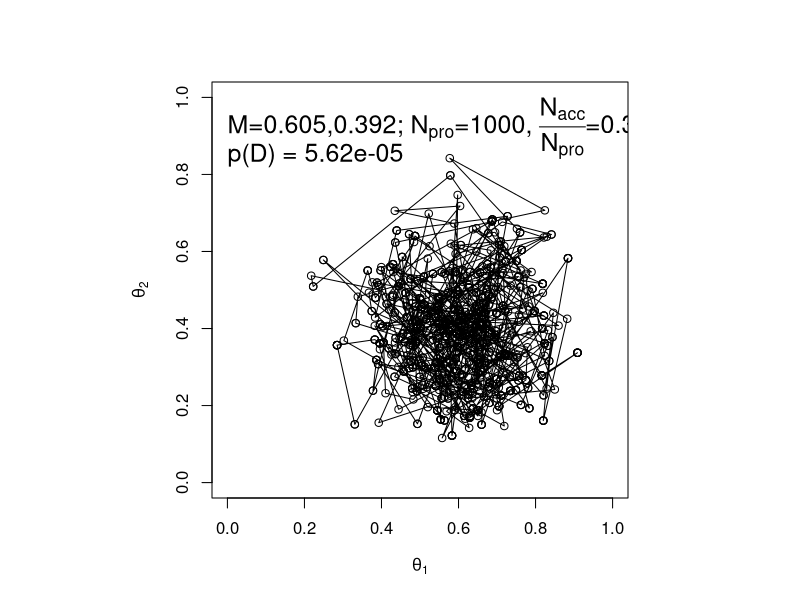
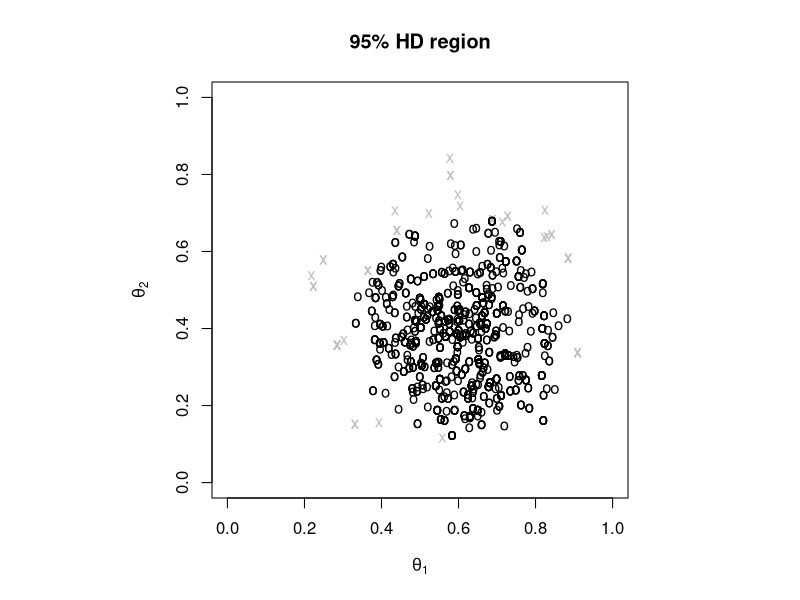

Generate these figures, in order, with R:
# Use this program as a template for experimenting with the Metropolis
# algorithm applied to two parameters called theta1,theta2 defined on the 
# domain [0,1]x[0,1].

# Load the MASS package, which defines the mvrnorm function.
# If this "library" command balks, you must intall the MASS package:
#install.packages("MASS")
library(MASS)

# Define the likelihood function.
# The input argument is a vector: theta = c( theta1 , theta2 )
likelihood = function( theta ) {
	# Data are constants, specified here:
	z1 = 5 ; N1 = 7 ; z2 = 2 ; N2 = 7
	likelihood = ( theta[1]^z1 * (1-theta[1])^(N1-z1)
                 * theta[2]^z2 * (1-theta[2])^(N2-z2) )
	return( likelihood )
}

# Define the prior density function.
# The input argument is a vector: theta = c( theta1 , theta2 )
prior = function( theta ) {
	# Here's a beta-beta prior:
	a1 = 3 ; b1 = 3 ; a2 = 3 ; b2 = 3
	prior = dbeta( theta[1] , a1 , b1) * dbeta( theta[2] , a2 , b2) 
	return( prior )
}

# Define the relative probability of the target distribution, as a function 
# of theta.  The input argument is a vector: theta = c( theta1 , theta2 ). 
# For our purposes, the value returned is the UNnormalized posterior prob.
targetRelProb = function( theta ) {
	if ( all( theta >= 0.0 ) & all( theta <= 1.0 ) ) {
		targetRelProbVal =  likelihood( theta ) * prior( theta )
	} else {
		# This part is important so that the Metropolis algorithm
		# never accepts a jump to an invalid parameter value.
		targetRelProbVal = 0.0
	}
	return( targetRelProbVal )
}

# Specify the length of the trajectory, i.e., the number of jumps to try.
trajLength = ceiling( 1000 / .9 ) # arbitrary large number
# Initialize the vector that will store the results.
trajectory = matrix( 0 , nrow=trajLength , ncol=2 )
# Specify where to start the trajectory
trajectory[1,] = c( 0.50 , 0.50 ) # arbitrary start values of the two param's
# Specify the burn-in period.
burnIn = ceiling( .1 * trajLength ) # arbitrary number
# Initialize accepted, rejected counters, just to monitor performance.
nAccepted = 0
nRejected = 0
# Specify the seed, so the trajectory can be reproduced.
set.seed(47405)
# Specify the covariance matrix for multivariate normal proposal distribution.
nDim = 2 ; sd1 = 0.2 ; sd2 = 0.2
covarMat = matrix( c( sd1^2 , 0.00 , 0.00 , sd2^2 ) , nrow=nDim , ncol=nDim )

# Now generate the random walk. stepIdx is the step in the walk.
for ( stepIdx in 1:(trajLength-1) ) {
	currentPosition = trajectory[stepIdx,]
	# Use the proposal distribution to generate a proposed jump.
	# The shape and variance of the proposal distribution can be changed
	# to whatever you think is appropriate for the target distribution.
	proposedJump = mvrnorm( n=1 , mu=rep(0,nDim), Sigma=covarMat )
	# Compute the probability of accepting the proposed jump.
	probAccept = min( 1,
		targetRelProb( currentPosition + proposedJump )
		/ targetRelProb( currentPosition ) )
	# Generate a random uniform value from the interval [0,1] to
	# decide whether or not to accept the proposed jump.
	if ( runif(1) < probAccept ) {
		# accept the proposed jump
		trajectory[ stepIdx+1 , ] = currentPosition + proposedJump
		# increment the accepted counter, just to monitor performance
		if ( stepIdx > burnIn ) { nAccepted = nAccepted + 1 }
	} else {
		# reject the proposed jump, stay at current position
		trajectory[ stepIdx+1 , ] = currentPosition
		# increment the rejected counter, just to monitor performance
		if ( stepIdx > burnIn ) { nRejected = nRejected + 1 }
	}
}

# End of Metropolis algorithm.

#-----------------------------------------------------------------------
# Begin making inferences by using the sample generated by the
# Metropolis algorithm.

# Extract just the post-burnIn portion of the trajectory.
acceptedTraj = trajectory[ (burnIn+1) : dim(trajectory)[1] , ]

# Compute the mean of the accepted points.
meanTraj =  apply( acceptedTraj , 2 , mean )
# Compute the standard deviations of the accepted points.
sdTraj = apply( acceptedTraj , 2 , sd )

# Display the sampled points
par( pty="s" ) # makes plots in square axes.
plot( acceptedTraj , type = "o" , xlim = c(0,1) , xlab = bquote(theta[1]) ,
      ylim = c(0,1) , ylab = bquote(theta[2]) )
# Display means and rejected/accepted ratio in plot.
if ( meanTraj[1] > .5 ) { xpos = 0.0 ; xadj = 0.0
} else { xpos = 1.0 ; xadj = 1.0 }
if ( meanTraj[2] > .5 ) { ypos = 0.0 ; yadj = 0.0
} else { ypos = 1.0 ; yadj = 1.0 }
text( xpos , ypos ,	bquote(
	"M=" * .(signif(meanTraj[1],3)) * "," * .(signif(meanTraj[2],3))
	* "; " * N[pro] * "=" * .(dim(acceptedTraj)[1])
	* ", " * frac(N[acc],N[pro]) * "=" 
	* .(signif(nAccepted/dim(acceptedTraj)[1],3))
	) , adj=c(xadj,yadj) , cex=1.5  )


# Evidence for model, p(D).
# Compute a,b parameters for beta distribution that has the same mean
# and stdev as the sample from the posterior. This is a useful choice
# when the likelihood function is binomial.
a =   meanTraj * ( (meanTraj*(1-meanTraj)/sdTraj^2) - rep(1,nDim) )
b = (1-meanTraj) * ( (meanTraj*(1-meanTraj)/sdTraj^2) - rep(1,nDim) )
# For every theta value in the posterior sample, compute 
# dbeta(theta,a,b) / likelihood(theta)*prior(theta)
# This computation assumes that likelihood and prior are properly normalized,
# i.e., not just relative probabilities. 
wtd_evid = rep( 0 , dim(acceptedTraj)[1] )
for ( idx in 1 : dim(acceptedTraj)[1] ) {
	wtd_evid[idx] = ( dbeta( acceptedTraj[idx,1],a[1],b[1] )
		* dbeta( acceptedTraj[idx,2],a[2],b[2] ) /
		( likelihood(acceptedTraj[idx,]) * prior(acceptedTraj[idx,]) ) )
}
pdata = 1 / mean( wtd_evid )
# Display p(D) in the graph
text( xpos , ypos+(.12*(-1)^(ypos)) , bquote( "p(D) = " * .(signif(pdata,3)) ) ,
	  adj=c(xadj,yadj) , cex=1.5 )

## Change next line if you want to save the graph.
want_saved_graph = F # TRUE or FALSE
if ( want_saved_graph ) { dev.copy2eps(file="BernTwoMetropolis.eps") }

# Estimate highest density region by evaluating posterior at each point.
npts = dim( acceptedTraj )[1] ; postProb = rep( 0 , npts )
for ( ptIdx in 1:npts ) {
    postProb[ptIdx] = targetRelProb( acceptedTraj[ptIdx,] )
}
# Determine the level at which credmass points are above:
credmass = 0.95
waterline = quantile( postProb , probs=c(1-credmass) )
# Display highest density region in new graph
windows()
par( pty="s" ) # makes plots in square axes.
plot( acceptedTraj[ postProb < waterline , ] , type="p" , pch="x" , col="grey" ,
      xlim = c(0,1) , xlab = bquote(theta[1]) ,
      ylim = c(0,1) , ylab = bquote(theta[2]) ,
      main=paste(100*credmass,"% HD region",sep="") )
points( acceptedTraj[ postProb >= waterline , ] ,  pch="o" , col="black" )
## Change next line if you want to save the graph.
want_saved_graph = F # TRUE or FALSE
if ( want_saved_graph ) { dev.copy2eps(file="BernTwoMetropolisHD.eps") }
